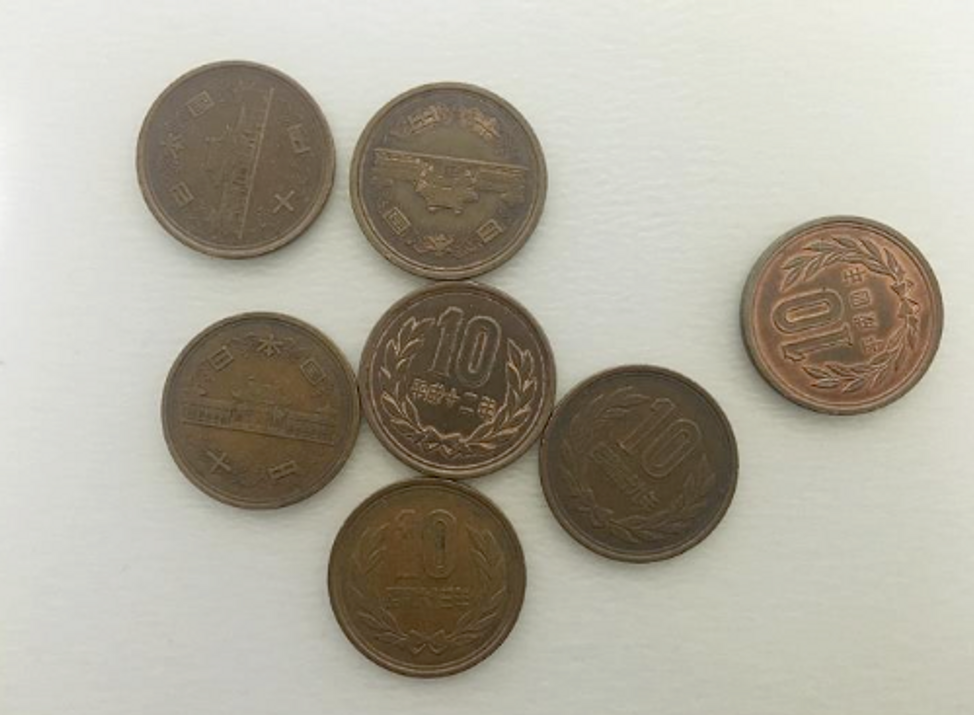
#> input picture Week_6/coin.png, 974 x 715 px, found by its file name
$ python Ex_1.py
#> lines starting #> are read from the running program, lines starting #| are printed output that depends on the picture
import numpy as np
import cv2

def sobel_filter(img):

    array_x = np.array([[-1, 0, 1], [-2, 0, 2], [-1, 0, 1]])
    array_y = np.array([[-1, -2, -1], [0, 0, 0], [1, 2, 1]])

    padded_image = np.pad(img, ((1, 1), (1, 1)), 'constant')

    height, width = padded_image.shape

    gradient = np.zeros_like(img)

    for y in range(1, height - 1):
        for x in range(1, width - 1):
            # Apply the x and y Sobel kernels to the current pixel
            gradient_x = (array_x * padded_image[y-1:y+2, x-1:x+2]).sum()
            gradient_y = (array_y * padded_image[y-1:y+2, x-1:x+2]).sum()

            # Compute the gradient magnitude
            gradient[y-1, x-1] = np.sqrt(gradient_x**2 + gradient_y**2)

    return gradient

img = cv2.imread("Week_6\coin.png", cv2.IMREAD_GRAYSCALE)
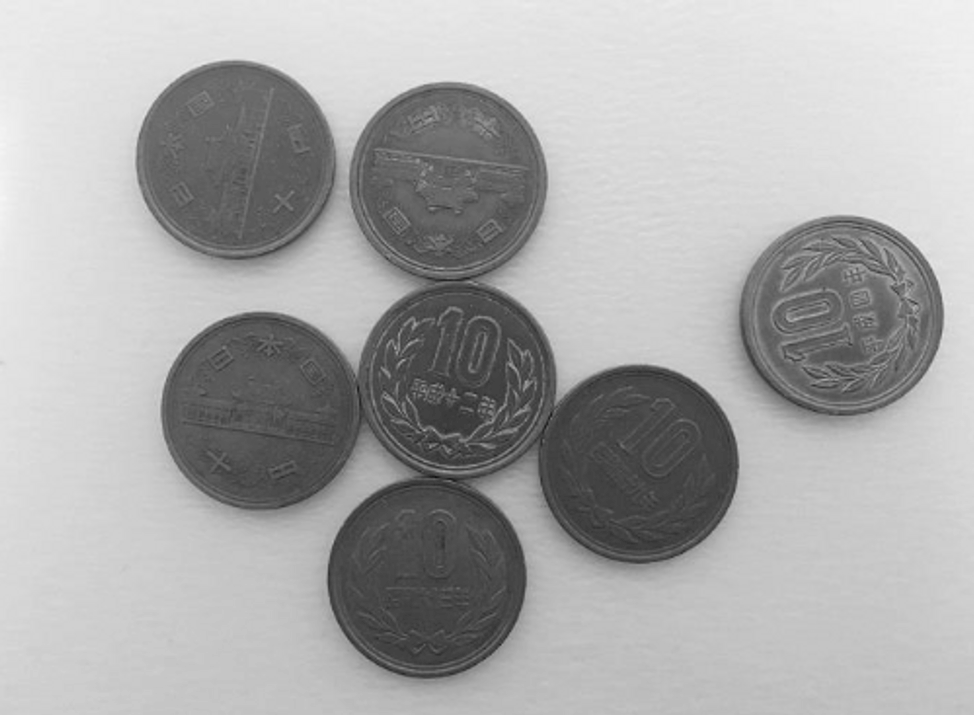
#> img: shape (715, 974); min 21, max 245, mean 169.6

# Apply the Sobel filter
gradient = sobel_filter(img)
#> after the loop in sobel_filter, `for y in range(1, height - 1):`:
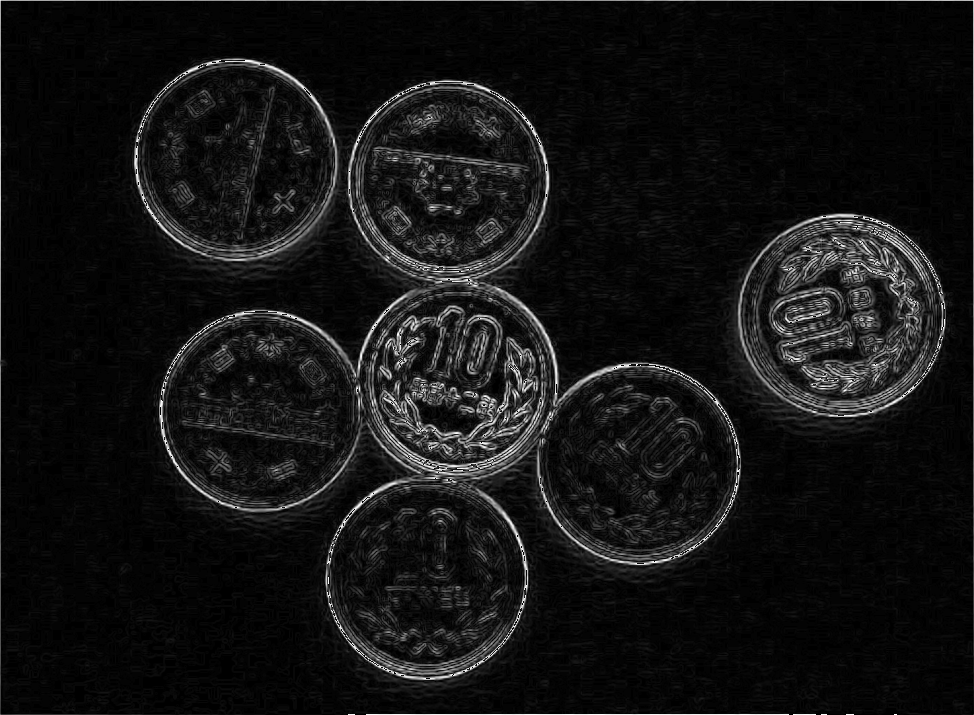
#> gradient: shape (715, 974); min 0, max 255, mean 19.4
cv2.imshow('image', gradient)
cv2.waitKey()
cv2.destroyAllWindows()
